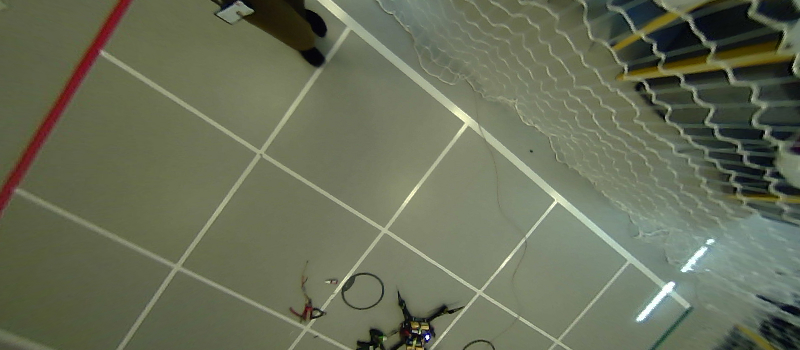
#> input picture A1/data/grid.jpg, 800 x 350 px
$ python task3.py
#> lines starting #> are read from the running program, lines starting #| are printed output that depends on the picture; after the words box and inside, x2 and y2 are one past the last pixel; in counts of white or black regions, pixels touching at a corner belong together
### A1/python/common.py
import numpy as np

def rgb_to_gray(I):
    """
    Converts a HxWx3 RGB image to a HxW grayscale image as
    described in the text.
    """
    R = I[:,:,0]
    G = I[:,:,1]
    B = I[:,:,2]

    greyscale = (R + G + B) / 3

    assert 0 <= np.max(greyscale) <= 255
    assert 0 <= np.min(greyscale) <= 255
    return greyscale

def central_difference(I):
    """
    Computes the gradient in the x and y direction using
    a central difference filter, and returns the resulting
    gradient images (Ix, Iy) and the gradient magnitude Im.
    """

    kernel = np.array([0.5, 0, -0.5])
    Ix = np.zeros_like(I)
    Iy = np.zeros_like(I)
    Im = np.zeros_like(I)

    for row in range(I.shape[0]):
        Ix[row, :] = np.convolve(I[row, :], kernel, mode='same')

    for col in range(I.shape[1]):
        Iy[:, col] = np.convolve(I[:, col], kernel.T, mode='same')

    Im = np.sqrt(Ix**2 + Iy**2)

    return Ix, Iy, Im # Could also be normalized

def gaussian(I, sigma):
    """
    Applies a 2-D Gaussian blur with standard deviation sigma to
    a grayscale image I.
    """

    # Hint: The size of the kernel should depend on sigma. A common
    # choice is to make the half-width be 3 standard deviations. The
    # total kernel width is then 2*np.ceil(3*sigma) + 1.

    result = np.zeros_like(I) # Placeholder
    kernel = np.arange(-np.ceil(3*sigma), np.ceil(3*sigma) + 1)


    for row in range(I.shape[0]):
        result[row, :] = np.convolve(I[row, :], kernel, mode='same')

    for col in range(I.shape[1]):
        result[:, col] = np.convolve(result[:, col], kernel, mode='same')

    return result

def extract_edges(Ix, Iy, Im, threshold):
    """
    Returns the x, y coordinates of pixels whose gradient
    magnitude is greater than the threshold. Also, returns
    the angle of the image gradient at each extracted edge.
    """

    edge_map = Im > threshold

    coords = np.nonzero(edge_map)

    theta = np.arctan2(Iy[coords], Ix[coords]).reshape(-1, 1)
    coords = np.transpose(coords)
    x = coords[:, 1]
    y = coords[:, 0]

    return x, y, theta # Placeholder

### A1/python/task3.py
import numpy as np
import matplotlib.pyplot as plt
from common import *

threshold = 2000 # todo: choose an appropriate value
sigma     = 10 # todo: choose an appropriate value
filename  = '../data/grid.jpg'

I_rgb      = plt.imread(filename)
#> I_rgb is the input picture: shape (350, 800, 3); mean R, G, B 103.7, 109.6, 87.4
I_rgb      = I_rgb/255.0
I_gray     = rgb_to_gray(I_rgb)
#> in rgb_to_gray, `B = I[:,:,2]`:
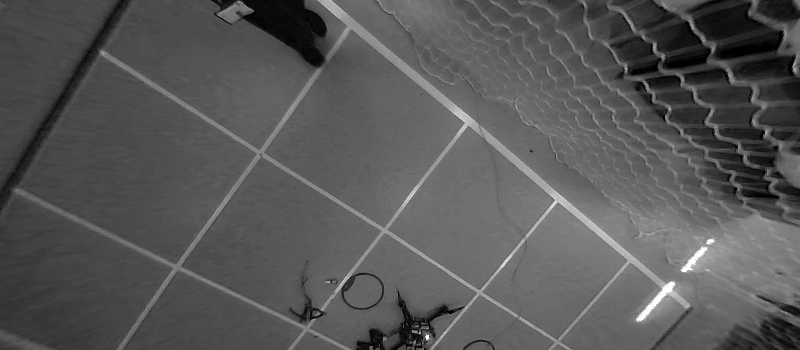
#> B: shape (350, 800) float64; min 0, max 1, mean 0.343
I_blur     = gaussian(I_gray, sigma)
#> after the loop in gaussian, `for row in range(I.shape[0]):`:
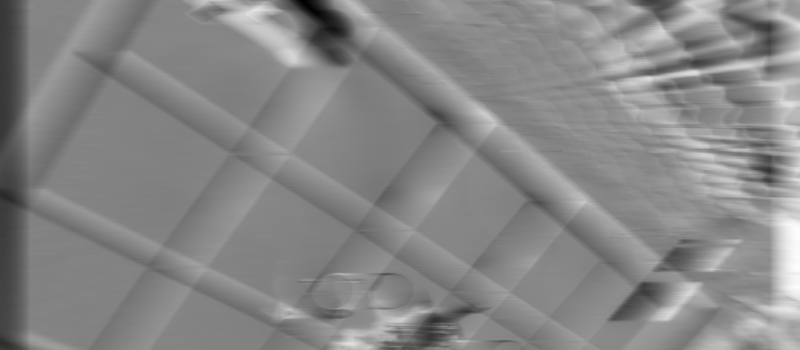
#> result: shape (350, 800) float64; min -268.3, max 239, mean 0.2; drawn with min black and max white
#> after the loop in gaussian, `for col in range(I.shape[1]):`:
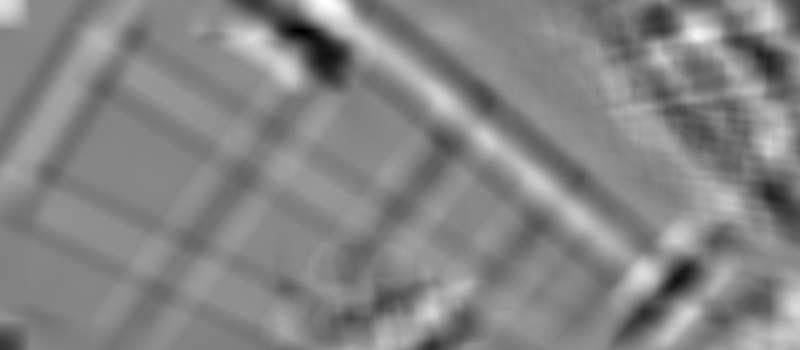
#> result: shape (350, 800) float64; min -104391.6, max 95437.6, mean -3.5; drawn with min black and max white
Ix, Iy, Im = central_difference(I_blur)
#> after the loop in central_difference, `for row in range(I.shape[0]):`:
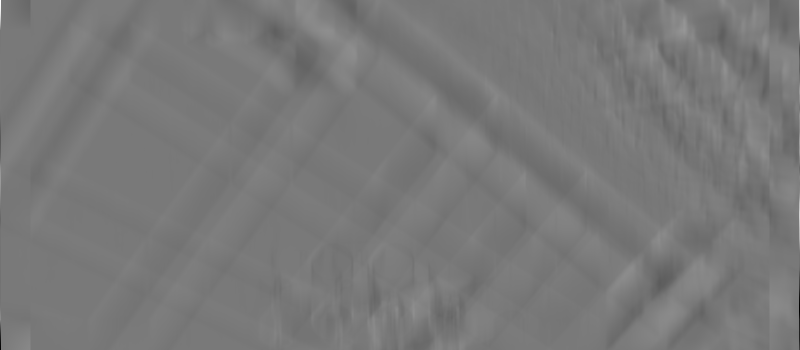
#> Ix: shape (350, 800) float64; min -32881.3, max 36240.1, mean -0.2; drawn with min black and max white
#> after the loop in central_difference, `for col in range(I.shape[1]):`:
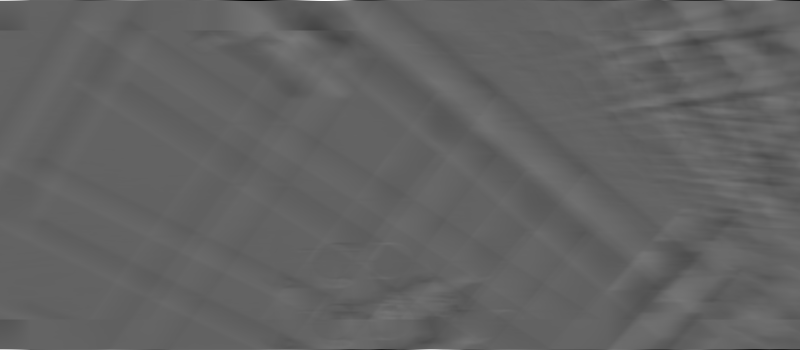
#> Iy: shape (350, 800) float64; min -30336.4, max 47715.3, mean 1.7; drawn with min black and max white
x,y,theta  = extract_edges(Ix, Iy, Im, threshold)
#> in extract_edges, `edge_map = Im > threshold`:
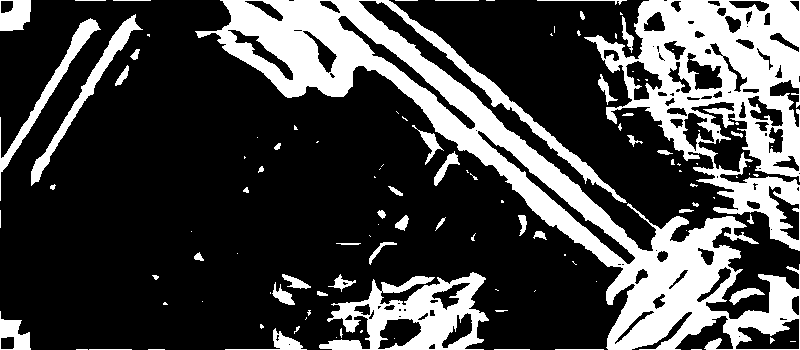
#> edge_map: shape (350, 800) bool; 27.1% white; 115 white regions (65 under 20 px), largest, box (x1, y1, x2, y2) and area: (195, 0, 800, 350) 38325, (584, 0, 800, 251) 21783, (319, 272, 489, 350) 6310
#> in extract_edges, `coords = np.nonzero(edge_map)`: coords = 75791 positions, rows 0 to 349, columns 0 to 799
#> in extract_edges, `coords = np.transpose(coords)`: coords = 75791 pairs, first value 0 to 349, second value 0 to 799

fig, axes = plt.subplots(1,5,figsize=[15,4], sharey='row')

plt.suptitle(f'threshold = {threshold}, sigma = {sigma}')

plt.set_cmap('gray')
axes[0].imshow(I_blur)
axes[1].imshow(Ix, vmin=-0.05, vmax=0.05)
axes[2].imshow(Iy, vmin=-0.05, vmax=0.05)
axes[3].imshow(Im, vmin=+0.00, vmax=0.10, interpolation='bilinear')
edges = axes[4].scatter(x, y, s=1, c=theta, cmap='hsv')
fig.colorbar(edges, ax=axes[4], orientation='horizontal', label='$\\theta$ (radians)')
for a in axes:
    a.set_xlim([300, 600])
    a.set_ylim([I_rgb.shape[0], 0])
    a.set_aspect('equal')
axes[0].set_title('Blurred input')
axes[1].set_title('Gradient in x')
axes[2].set_title('Gradient in y')
axes[3].set_title('Gradient magnitude')
axes[4].set_title('Extracted edges')
plt.tight_layout()
# plt.savefig('out_edges.png') # Uncomment to save figure to working directory
plt.show()
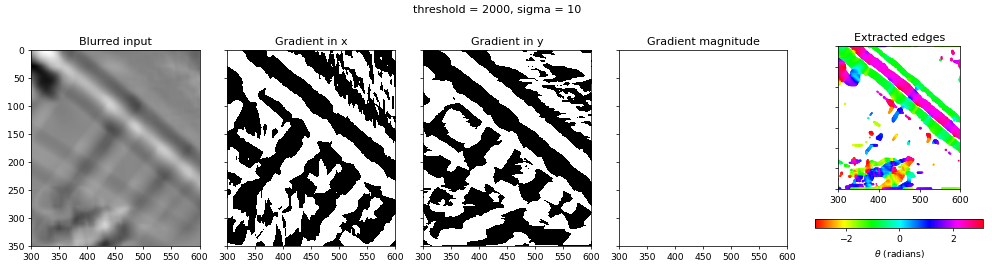
#> figure drawn by matplotlib, 6 panels
